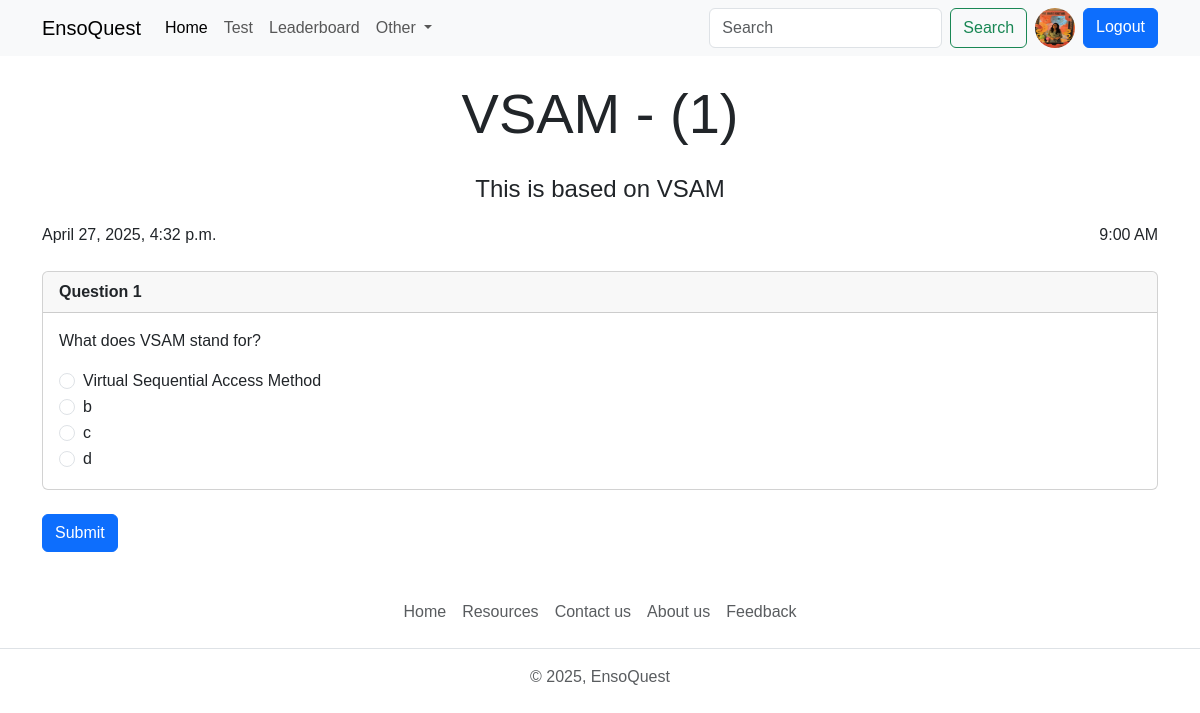
/quiz/15 (signed in), run on the app's committed database.
### account/models.py (models this page shows, shortened)
class Profile(models.Model):
    user = models.OneToOneField(User,on_delete=models.CASCADE, null=True,verbose_name='User Object')
    position = models.CharField(max_length=100,blank=True,null=True)
    bio = models.TextField(blank=True,null=True)
    profile_img = models.ImageField(upload_to='profile_image', default='user.png',blank=True,null=True,verbose_name= 'Profile Pic')

### quiz/models.py (models this page shows, shortened)
class Quiz(models.Model):
    title = models.CharField(max_length=255)
    description = models.TextField()
    category = models.ForeignKey(Category, on_delete=models.CASCADE)
    quiz_file = models.FileField(upload_to='quiz/')
    created_at = models.DateTimeField(auto_now_add=True)
    updated_at = models.DateTimeField(auto_now=True)
    class Meta:
        verbose_name_plural = 'Tests'

class Question(models.Model):
    quiz = models.ForeignKey(Quiz,on_delete=models.CASCADE)
    text = models.TextField()

class Choice(models.Model):
    question = models.ForeignKey(Question,on_delete=models.CASCADE)
    text = models.CharField(max_length=255)
    is_correct = models.BooleanField(default=False)

### quiz/views.py (the view)
# urls.py: path('<int:quiz_id>',views.quiz_view, name='quiz'),
@login_required(login_url='login')
def quiz_view(request, quiz_id):
   user_object = User.objects.get(username=request.user)
   user_profile = Profile.objects.get(user=user_object)
   quiz = Quiz.objects.filter(id=quiz_id).first()
   if quiz != None :
      context={"user_profile": user_profile, "quiz":quiz}
   else:
      return redirect('all_quiz')
   return render(request,'test.html',context)

### Templates/test.html (shortened to what this page needs)
{% extends 'index.html' %}
{% block content %}
    <h1 class="display-4 text-center my-4">{{quiz.title}} - ({{quiz.question_set.all|length}})</h1>
    <p class="fs-4 text-center container">{{quiz.description}}</p>
    <div class="container">
        <div class="d-flex justify-content-between">
        <span>{{quiz.created_at}}</span>
        <span>9:00 AM</span>
        </div>
        <div class="questions my-4">
          {% for question in  quiz.question_set.all %}
          <div class="card mb-2" >
                <div class="card-header fw-bold">
                  Question {{forloop.counter}}
                </div>
                <div class="card-body">
                  <p class="card-text">{{question.text}}</p>
                  {% for option in question.choice_set.all %}
                  <div class="form-check">
                    <input class="form-check-input" type="radio" name="{{option.question.id}}" id="{{option.id}}">
                    <label class="form-check-label" for="{{option.id}}">
                    {{option.text}}
                    </label>
                  </div>
                  {% endfor %}
                </div>
            </div>
          {% endfor %}
        </div>
        <button type="submit" class="btn btn-primary">Submit</button>
    </div>
{% endblock content %}

### Templates/components/navbar.html (shortened to what this page needs)
  <nav class="navbar navbar-expand-lg bg-body-tertiary d-none d-lg-block">
    <div class="container">
      <a class="navbar-brand" href="{% url 'home' %}">EnsoQuest</a>
      <div class="collapse navbar-collapse" id="navbarSupportedContent">
        <ul class="navbar-nav me-auto mb-2 mb-lg-0">
          <li class="nav-item">
            <a class="nav-link active" aria-current="page" href="{% url 'home' %}">Home</a>
          </li>
          <li class="nav-item">
            <a class="nav-link" href="{% url 'all_quiz' %}">Test</a>
          </li>
          <li class="nav-item">
            <a class="nav-link" href="./Leaderboard.html">Leaderboard</a>
          </li>
          <li class="nav-item dropdown">
            <a class="nav-link dropdown-toggle" href="#" role="button" data-bs-toggle="dropdown" aria-expanded="false">
              Other
            </a>
          </li>
        </ul>
        <form class="d-flex" role="search">
          <input class="form-control me-2" type="search" placeholder="Search" aria-label="Search">
          <button class="btn btn-outline-success" type="submit">Search</button>
          {% if request.user.is_authenticated %}
          <a href="{% url 'profile' request.user.username %}" data-bs-toggle="tooltip" data-bs-placement="bottom" data-bs-title="@{{request.user.username}}" class="mx-2">
            <img src="{{user_profile.profile_img.url}}" class="rounded-circle" width="40" height="40" alt="profile_img">
          </a>
          <a href="{% url 'logout' %}" class="btn btn-primary">Logout</a>
          {% else %}
          <a href="{% url 'login' %}" class="btn btn-primary ms-2">Login</a>
          {% endif %}
        </form>
      </div>
    </div>
  </nav>

### static/css/style.css (style rules this page uses)
* { font-family: Arial, Helvetica, sans-serif !important; }

### data on the page
Profile: profile_img (picture)
Quiz: title "VSAM", question_set.all|length "1", description "This is based on VSAM", created_at "April 27, 2025, 4:32 p.m."
Question: text "What does VSAM stand for?"
Choice: text "Virtual Sequential Access Method"
Choice: text "b"
Choice: text "c"
Choice: text "d"
